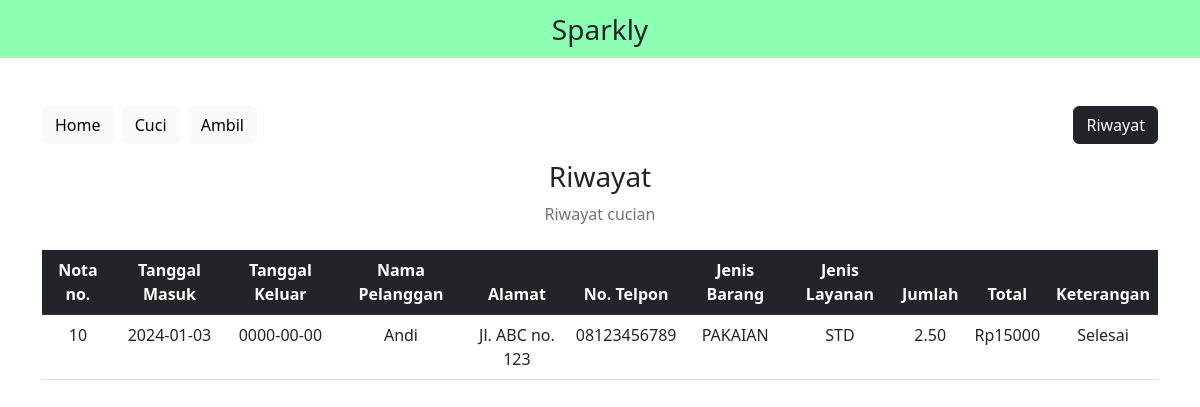
/riwayat.php, run on the app's committed database.
### tables this page shows
CREATE TABLE `penerimaan` (
  `no_nota` int(7) NOT NULL,
  `tgl_masuk` date NOT NULL,
  `nm_pelanggan` varchar(100) NOT NULL,
  `alamat` varchar(100) NOT NULL,
  `no_telp` varchar(15) NOT NULL,
  `kd_barang` varchar(10) NOT NULL,
  `kd_layanan` char(3) NOT NULL,
  `jumlah` decimal(10,2) NOT NULL,
  `keterangan` enum('Diproses','Selesai') NOT NULL DEFAULT 'Diproses'
);

CREATE TABLE `pengambilan` (
  `no_pengambilan` int(7) NOT NULL,
  `no_nota` char(7) NOT NULL,
  `tgl_ambil` date NOT NULL,
  `total` int(12) NOT NULL
);

### src/riwayat.php (the view, shortened to what this page needs)
<?php
include "db_conn.php";
?>
<!DOCTYPE html>
<html lang="en">
<head>
  <link href="https://cdn.jsdelivr.net/npm/bootstrap@5.2.3/dist/css/bootstrap.min.css" rel="stylesheet">
  <link rel="stylesheet" href="https://cdnjs.cloudflare.com/ajax/libs/font-awesome/6.4.0/css/all.min.css" />
</head>
<body>
  <nav class="navbar navbar-light justify-content-center fs-3 mb-5" style="background-color: #00ff5573;">
    Sparkly
  </nav>
  <div class="container">
    <a href="index.php" class="btn btn-light mb-3">Home</a>
    <a href="cuci.php" class="btn btn-light mb-3 mx-1">Cuci</a>
    <a href="ambil.php" class="btn btn-light mb-3">Ambil</a>
    <a href="riwayat.php" class="btn btn-dark mb-3 mx" style="float: right;">Riwayat</a>
    <div class="text-center mb-4">
      <h3>Riwayat</h3>
      <p class="text-muted">Riwayat cucian</p>
    </div>
    <table class="table table-hover text-center">
      <thead class="table-dark">
        <tr>
          <th scope="col">Nota no.</th>
          <th scope="col">Tanggal Masuk</th>
          <th scope="col">Tanggal Keluar</th>
          <th scope="col">Nama Pelanggan</th>
          <th scope="col">Alamat</th>
          <th scope="col">No. Telpon</th>
          <th scope="col">Jenis Barang</th>
          <th scope="col">Jenis Layanan</th>
          <th scope="col">Jumlah</th>
          <th scope="col">Total</th>
          <th scope="col">Keterangan</th>
        </tr>
      </thead>
      <tbody>
        <?php
        $sql = "SELECT * FROM `penerimaan` NATURAL JOIN `pengambilan` WHERE keterangan = 2";
        $result = mysqli_query($conn, $sql);
        while ($row = mysqli_fetch_assoc($result)) {
        ?>
          <tr>
            <td><?php echo $row["no_nota"] ?></td>
            <td><?php echo $row["tgl_masuk"] ?></td>
            <td><?php echo $row["tgl_ambil"] ?></td>
            <td><?php echo $row["nm_pelanggan"] ?></td>
            <td><?php echo $row["alamat"] ?></td>
            <td><?php echo $row["no_telp"] ?></td>
            <td><?php echo $row["kd_barang"] ?></td>
            <td><?php echo $row["kd_layanan"] ?></td>
            <td><?php echo $row["jumlah"] ?></td>
            <td>Rp<?php echo $row["total"] ?></td>
            <td><?php echo $row["keterangan"] ?></td>
          </tr>
        <?php
        }
        ?>
      </tbody>
    </table>
  </div>
</body>
</html>

### data on the page
penerimaan: no_nota "10", tgl_masuk "2024-01-03", pengambilan.tgl_ambil "0000-00-00", nm_pelanggan "Andi", alamat "Jl. ABC no. 123", no_telp "08123456789", kd_barang "PAKAIAN", kd_layanan "STD", jumlah "2.50", pengambilan.total "15000", keterangan "Selesai"
